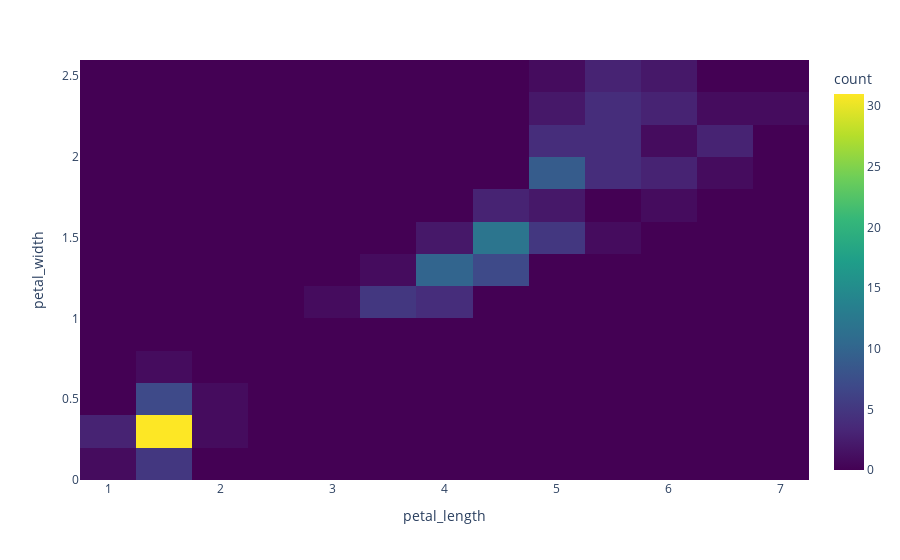

The cell this chart's notebook holds for it:
### Code cell
fig = px.density_heatmap(iris, x= 'petal_length',y='petal_width',
                         nbinsx=20,nbinsy=20,
                         color_continuous_scale='viridis')
fig.show()

### Figure 1 — Plotly figure (JSON) as saved in the notebook; plotly's stock layout.template omitted (floating-point values rounded to 4 significant figures; data arrays with more than 128 entries replaced by an {"elided": "..."} marker saying what was removed)
{"data": [{"coloraxis": "coloraxis", "hovertemplate": "petal_length=%{x}<br>petal_width=%{y}<br>count=%{z}<extra></extra>", "name": "", "nbinsx": 20, "nbinsy": 20, "type": "histogram2d", "x": {"elided": "150 float values"}, "xaxis": "x", "xbingroup": "x", "y": {"elided": "150 float values"}, "yaxis": "y", "ybingroup": "y"}], "layout": {"coloraxis": {"colorbar": {"title": {"text": "count"}}, "colorscale": [[0, "#440154"], [0.1111, "#482878"], [0.2222, "#3e4989"], [0.3333, "#31688e"], [0.4444, "#26828e"], [0.5556, "#1f9e89"], [0.6667, "#35b779"], [0.7778, "#6ece58"], [0.8889, "#b5de2b"], [1, "#fde725"]]}, "legend": {"tracegroupgap": 0}, "margin": {"t": 60}, "xaxis": {"anchor": "y", "domain": [0, 1], "title": {"text": "petal_length"}}, "yaxis": {"anchor": "x", "domain": [0, 1], "title": {"text": "petal_width"}}}}
